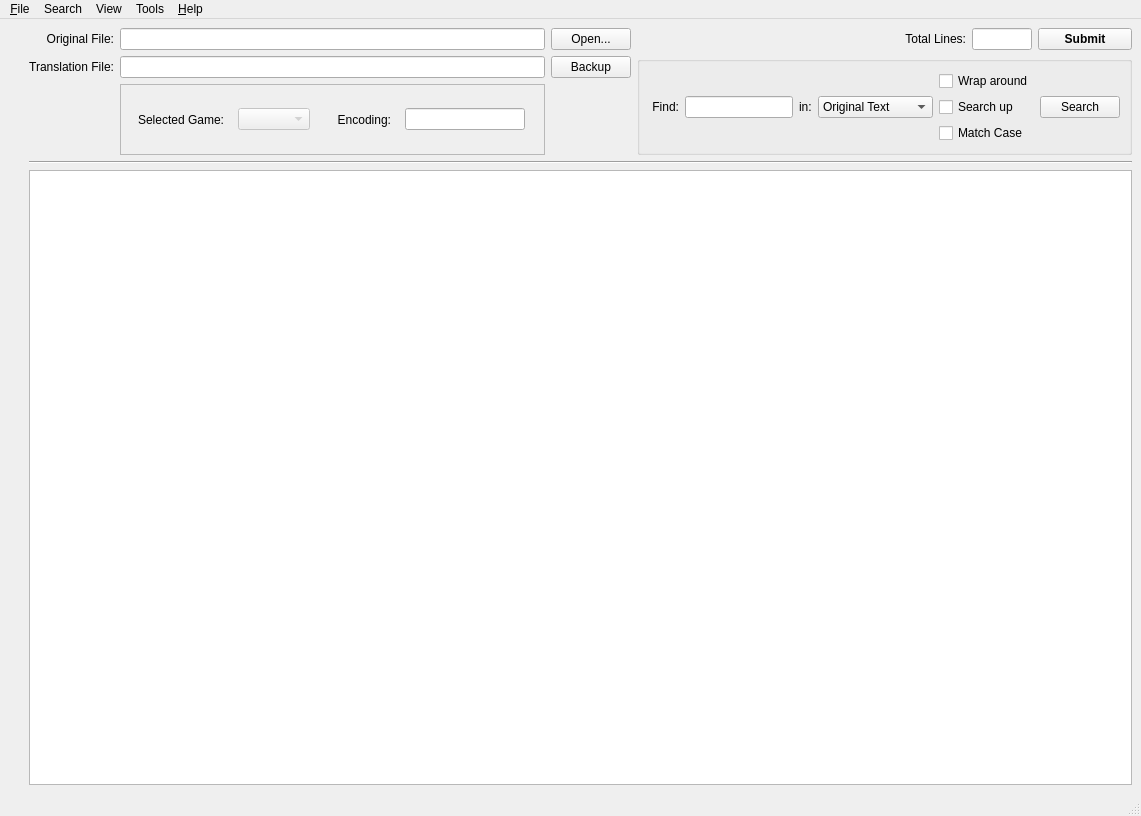
<?xml version="1.0" encoding="UTF-8"?>
<ui version="4.0">
 <class>MainWindow</class>
 <widget class="QMainWindow" name="MainWindow">
  <property name="geometry">
   <rect>
    <x>0</x>
    <y>0</y>
    <width>1141</width>
    <height>816</height>
   </rect>
  </property>
  <property name="minimumSize">
   <size>
    <width>400</width>
    <height>400</height>
   </size>
  </property>
  <property name="windowTitle">
   <string>Monkey Island SE Series: Translator</string>
  </property>
  <property name="windowIcon">
   <iconset resource="images.qrc">
    <normaloff>:/icons/iconsimple.ico</normaloff>:/icons/iconsimple.ico</iconset>
  </property>
  <property name="iconSize">
   <size>
    <width>24</width>
    <height>24</height>
   </size>
  </property>
  <widget class="QWidget" name="centralwidget">
   <layout class="QGridLayout" name="gridLayout_3">
    <item row="0" column="0">
     <layout class="QGridLayout" name="gridLayout_2">
      <item row="0" column="2">
       <widget class="QLineEdit" name="openFileNameTxtBx">
        <property name="acceptDrops">
         <bool>false</bool>
        </property>
        <property name="readOnly">
         <bool>true</bool>
        </property>
       </widget>
      </item>
      <item row="0" column="3">
       <widget class="QPushButton" name="BrowseQuoteFilesBtn">
        <property name="text">
         <string>Open...</string>
        </property>
        <property name="autoDefault">
         <bool>false</bool>
        </property>
       </widget>
      </item>
      <item row="0" column="5">
       <spacer name="horizontalSpacer_2">
        <property name="orientation">
         <enum>Qt::Horizontal</enum>
        </property>
        <property name="sizeType">
         <enum>QSizePolicy::Minimum</enum>
        </property>
        <property name="sizeHint" stdset="0">
         <size>
          <width>40</width>
          <height>20</height>
         </size>
        </property>
       </spacer>
      </item>
      <item row="0" column="8">
       <widget class="QPushButton" name="SubmitChangesBtn">
        <property name="font">
         <font>
          <weight>75</weight>
          <bold>true</bold>
         </font>
        </property>
        <property name="focusPolicy">
         <enum>Qt::StrongFocus</enum>
        </property>
        <property name="text">
         <string>Submit</string>
        </property>
        <property name="autoDefault">
         <bool>false</bool>
        </property>
       </widget>
      </item>
      <item row="2" column="0" rowspan="3">
       <spacer name="verticalSpacer_2">
        <property name="orientation">
         <enum>Qt::Vertical</enum>
        </property>
        <property name="sizeType">
         <enum>QSizePolicy::Minimum</enum>
        </property>
        <property name="sizeHint" stdset="0">
         <size>
          <width>20</width>
          <height>500</height>
         </size>
        </property>
       </spacer>
      </item>
      <item row="3" column="1" colspan="8">
       <widget class="Line" name="line">
        <property name="orientation">
         <enum>Qt::Horizontal</enum>
        </property>
       </widget>
      </item>
      <item row="4" column="1" colspan="8">
       <widget class="QTableView" name="quoteTableView">
        <property name="font">
         <font>
          <family>Arial</family>
          <pointsize>10</pointsize>
         </font>
        </property>
        <property name="alternatingRowColors">
         <bool>true</bool>
        </property>
        <attribute name="horizontalHeaderCascadingSectionResizes">
         <bool>true</bool>
        </attribute>
        <attribute name="horizontalHeaderDefaultSectionSize">
         <number>400</number>
        </attribute>
        <attribute name="horizontalHeaderHighlightSections">
         <bool>true</bool>
        </attribute>
        <attribute name="horizontalHeaderMinimumSectionSize">
         <number>20</number>
        </attribute>
        <attribute name="horizontalHeaderStretchLastSection">
         <bool>true</bool>
        </attribute>
        <attribute name="verticalHeaderCascadingSectionResizes">
         <bool>true</bool>
        </attribute>
        <attribute name="verticalHeaderDefaultSectionSize">
         <number>40</number>
        </attribute>
        <attribute name="verticalHeaderMinimumSectionSize">
         <number>10</number>
        </attribute>
        <attribute name="verticalHeaderStretchLastSection">
         <bool>false</bool>
        </attribute>
       </widget>
      </item>
      <item row="1" column="1">
       <widget class="QLabel" name="label_4">
        <property name="text">
         <string>Translation File:</string>
        </property>
        <property name="alignment">
         <set>Qt::AlignRight|Qt::AlignTrailing|Qt::AlignVCenter</set>
        </property>
       </widget>
      </item>
      <item row="1" column="2">
       <widget class="QLineEdit" name="openTranslatedFileNameTxtBx">
        <property name="acceptDrops">
         <bool>false</bool>
        </property>
        <property name="readOnly">
         <bool>true</bool>
        </property>
       </widget>
      </item>
      <item row="0" column="1">
       <widget class="QLabel" name="label_2">
        <property name="text">
         <string>Original File:</string>
        </property>
        <property name="alignment">
         <set>Qt::AlignRight|Qt::AlignTrailing|Qt::AlignVCenter</set>
        </property>
       </widget>
      </item>
      <item row="0" column="0">
       <spacer name="horizontalSpacer_4">
        <property name="orientation">
         <enum>Qt::Horizontal</enum>
        </property>
        <property name="sizeType">
         <enum>QSizePolicy::Fixed</enum>
        </property>
        <property name="sizeHint" stdset="0">
         <size>
          <width>5</width>
          <height>20</height>
         </size>
        </property>
       </spacer>
      </item>
      <item row="0" column="6">
       <widget class="QLabel" name="label_3">
        <property name="text">
         <string>Total Lines:</string>
        </property>
        <property name="alignment">
         <set>Qt::AlignRight|Qt::AlignTrailing|Qt::AlignVCenter</set>
        </property>
       </widget>
      </item>
      <item row="0" column="7">
       <widget class="QLineEdit" name="numOfEntriesOrigTxtBx">
        <property name="sizePolicy">
         <sizepolicy hsizetype="Fixed" vsizetype="Fixed">
          <horstretch>0</horstretch>
          <verstretch>0</verstretch>
         </sizepolicy>
        </property>
        <property name="minimumSize">
         <size>
          <width>50</width>
          <height>0</height>
         </size>
        </property>
        <property name="maximumSize">
         <size>
          <width>60</width>
          <height>16777215</height>
         </size>
        </property>
        <property name="cursor">
         <cursorShape>ArrowCursor</cursorShape>
        </property>
        <property name="focusPolicy">
         <enum>Qt::NoFocus</enum>
        </property>
        <property name="acceptDrops">
         <bool>false</bool>
        </property>
        <property name="toolTip">
         <string>Number of lines in the original file. You cannot edit this field</string>
        </property>
        <property name="whatsThis">
         <string>This shows the total number of quotes in the original loaded file.</string>
        </property>
        <property name="alignment">
         <set>Qt::AlignRight|Qt::AlignTrailing|Qt::AlignVCenter</set>
        </property>
        <property name="readOnly">
         <bool>true</bool>
        </property>
       </widget>
      </item>
      <item row="1" column="4" rowspan="2" colspan="5">
       <widget class="QGroupBox" name="groupBox">
        <property name="title">
         <string/>
        </property>
        <layout class="QGridLayout" name="gridLayout">
         <item row="0" column="0">
          <widget class="QLabel" name="label">
           <property name="sizePolicy">
            <sizepolicy hsizetype="Fixed" vsizetype="Preferred">
             <horstretch>0</horstretch>
             <verstretch>0</verstretch>
            </sizepolicy>
           </property>
           <property name="minimumSize">
            <size>
             <width>30</width>
             <height>20</height>
            </size>
           </property>
           <property name="maximumSize">
            <size>
             <width>30</width>
             <height>20</height>
            </size>
           </property>
           <property name="text">
            <string>Find:</string>
           </property>
           <property name="alignment">
            <set>Qt::AlignRight|Qt::AlignTrailing|Qt::AlignVCenter</set>
           </property>
          </widget>
         </item>
         <item row="0" column="1">
          <widget class="QLineEdit" name="findStrTxtBx"/>
         </item>
         <item row="0" column="3">
          <widget class="QComboBox" name="OriginalOrTransCmbBx">
           <item>
            <property name="text">
             <string>Original Text</string>
            </property>
           </item>
           <item>
            <property name="text">
             <string>Translated Text</string>
            </property>
           </item>
          </widget>
         </item>
         <item row="0" column="4">
          <layout class="QVBoxLayout" name="verticalLayout">
           <item>
            <widget class="QCheckBox" name="findWrapAroundChBx">
             <property name="sizePolicy">
              <sizepolicy hsizetype="Fixed" vsizetype="Fixed">
               <horstretch>101</horstretch>
               <verstretch>0</verstretch>
              </sizepolicy>
             </property>
             <property name="text">
              <string>Wrap around</string>
             </property>
            </widget>
           </item>
           <item>
            <widget class="QCheckBox" name="findSearchUpChBx">
             <property name="sizePolicy">
              <sizepolicy hsizetype="Fixed" vsizetype="Fixed">
               <horstretch>101</horstretch>
               <verstretch>0</verstretch>
              </sizepolicy>
             </property>
             <property name="text">
              <string>Search up</string>
             </property>
            </widget>
           </item>
           <item>
            <widget class="QCheckBox" name="findMatchCaseChBx">
             <property name="text">
              <string>Match Case</string>
             </property>
            </widget>
           </item>
          </layout>
         </item>
         <item row="0" column="5">
          <widget class="QPushButton" name="FindInQuotesBtn">
           <property name="text">
            <string>Search</string>
           </property>
           <property name="autoDefault">
            <bool>false</bool>
           </property>
          </widget>
         </item>
         <item row="0" column="2">
          <widget class="QLabel" name="label_7">
           <property name="text">
            <string>in:</string>
           </property>
          </widget>
         </item>
        </layout>
       </widget>
      </item>
      <item row="1" column="0">
       <spacer name="horizontalSpacer_3">
        <property name="orientation">
         <enum>Qt::Horizontal</enum>
        </property>
        <property name="sizeType">
         <enum>QSizePolicy::Fixed</enum>
        </property>
        <property name="sizeHint" stdset="0">
         <size>
          <width>5</width>
          <height>20</height>
         </size>
        </property>
       </spacer>
      </item>
      <item row="0" column="4">
       <spacer name="horizontalSpacer">
        <property name="orientation">
         <enum>Qt::Horizontal</enum>
        </property>
        <property name="sizeType">
         <enum>QSizePolicy::Fixed</enum>
        </property>
        <property name="sizeHint" stdset="0">
         <size>
          <width>130</width>
          <height>20</height>
         </size>
        </property>
       </spacer>
      </item>
      <item row="2" column="2">
       <widget class="QFrame" name="frame">
        <property name="frameShape">
         <enum>QFrame::StyledPanel</enum>
        </property>
        <property name="frameShadow">
         <enum>QFrame::Raised</enum>
        </property>
        <layout class="QHBoxLayout" name="horizontalLayout">
         <item>
          <widget class="QLabel" name="label_5">
           <property name="sizePolicy">
            <sizepolicy hsizetype="Fixed" vsizetype="Preferred">
             <horstretch>0</horstretch>
             <verstretch>0</verstretch>
            </sizepolicy>
           </property>
           <property name="text">
            <string>Selected Game:</string>
           </property>
           <property name="alignment">
            <set>Qt::AlignRight|Qt::AlignTrailing|Qt::AlignVCenter</set>
           </property>
          </widget>
         </item>
         <item>
          <widget class="QComboBox" name="selGameCmBx">
           <property name="enabled">
            <bool>false</bool>
           </property>
           <property name="sizePolicy">
            <sizepolicy hsizetype="Fixed" vsizetype="Fixed">
             <horstretch>0</horstretch>
             <verstretch>0</verstretch>
            </sizepolicy>
           </property>
          </widget>
         </item>
         <item>
          <spacer name="horizontalSpacer_5">
           <property name="orientation">
            <enum>Qt::Horizontal</enum>
           </property>
           <property name="sizeType">
            <enum>QSizePolicy::Fixed</enum>
           </property>
           <property name="sizeHint" stdset="0">
            <size>
             <width>13</width>
             <height>20</height>
            </size>
           </property>
          </spacer>
         </item>
         <item>
          <widget class="QLabel" name="label_6">
           <property name="sizePolicy">
            <sizepolicy hsizetype="Fixed" vsizetype="Preferred">
             <horstretch>0</horstretch>
             <verstretch>0</verstretch>
            </sizepolicy>
           </property>
           <property name="text">
            <string>Encoding:</string>
           </property>
           <property name="alignment">
            <set>Qt::AlignRight|Qt::AlignTrailing|Qt::AlignVCenter</set>
           </property>
          </widget>
         </item>
         <item>
          <widget class="QLineEdit" name="selectedEncodingTxtBx">
           <property name="sizePolicy">
            <sizepolicy hsizetype="Fixed" vsizetype="Fixed">
             <horstretch>0</horstretch>
             <verstretch>0</verstretch>
            </sizepolicy>
           </property>
           <property name="minimumSize">
            <size>
             <width>80</width>
             <height>0</height>
            </size>
           </property>
           <property name="maximumSize">
            <size>
             <width>120</width>
             <height>16777215</height>
            </size>
           </property>
           <property name="alignment">
            <set>Qt::AlignRight|Qt::AlignTrailing|Qt::AlignVCenter</set>
           </property>
          </widget>
         </item>
        </layout>
       </widget>
      </item>
      <item row="1" column="3">
       <widget class="QPushButton" name="backupBtn">
        <property name="toolTip">
         <string>Backups the current target file in the target directory. It won't bakup unsubmitted changes.</string>
        </property>
        <property name="text">
         <string>Backup</string>
        </property>
       </widget>
      </item>
     </layout>
    </item>
   </layout>
  </widget>
  <widget class="QMenuBar" name="menubar">
   <property name="geometry">
    <rect>
     <x>0</x>
     <y>0</y>
     <width>1141</width>
     <height>21</height>
    </rect>
   </property>
   <widget class="QMenu" name="menu_File">
    <property name="title">
     <string>&amp;File</string>
    </property>
    <addaction name="actionOpen_Original_File"/>
    <addaction name="actionLoad_Translation_File"/>
    <addaction name="actionMerge_Active_Translation_with"/>
    <addaction name="actionSave_Translation_As"/>
    <addaction name="actionSave_Translation"/>
    <addaction name="separator"/>
    <addaction name="actionExtract_Original_to_txt"/>
    <addaction name="actionExtract_Translation_to_txt"/>
    <addaction name="actionImport_Translation_from_txt"/>
    <addaction name="separator"/>
    <addaction name="actionQuit_3"/>
   </widget>
   <widget class="QMenu" name="menuHelp">
    <property name="title">
     <string>&amp;Help</string>
    </property>
    <addaction name="actionAbout"/>
   </widget>
   <widget class="QMenu" name="menuView">
    <property name="title">
     <string>View</string>
    </property>
    <addaction name="actionReport"/>
   </widget>
   <widget class="QMenu" name="menuSearch">
    <property name="title">
     <string>Search</string>
    </property>
    <addaction name="actionFind"/>
    <addaction name="actionFind_Next"/>
    <addaction name="separator"/>
    <addaction name="actionFind_Next_Marked"/>
    <addaction name="actionFind_Previous_Marked"/>
    <addaction name="separator"/>
    <addaction name="actionFind_Next_Conflicted"/>
    <addaction name="actionFind_Previous_Conflicted"/>
    <addaction name="separator"/>
    <addaction name="actionFind_Next_Unchanged"/>
    <addaction name="actionFind_Previous_Unchanged"/>
    <addaction name="separator"/>
    <addaction name="actionFind_Next_Changed"/>
    <addaction name="actionFind_Previous_Changed"/>
   </widget>
   <widget class="QMenu" name="menuTools">
    <property name="title">
     <string>Tools</string>
    </property>
    <addaction name="actionFont_crafting"/>
    <addaction name="actionRepacker"/>
   </widget>
   <addaction name="menu_File"/>
   <addaction name="menuSearch"/>
   <addaction name="menuView"/>
   <addaction name="menuTools"/>
   <addaction name="menuHelp"/>
  </widget>
  <widget class="QStatusBar" name="statusbar"/>
  <action name="actionOpen_Original_File">
   <property name="text">
    <string>Open Original File...</string>
   </property>
  </action>
  <action name="actionAbout">
   <property name="text">
    <string>About...</string>
   </property>
   <property name="toolTip">
    <string>Show info about this application...</string>
   </property>
  </action>
  <action name="actionSave_Translation_As">
   <property name="text">
    <string>Save Translation Session As...</string>
   </property>
  </action>
  <action name="actionSave_Translation">
   <property name="text">
    <string>Save Translation Session</string>
   </property>
  </action>
  <action name="actionExtract_Translation_to_txt">
   <property name="text">
    <string>Extract Translation to .txt</string>
   </property>
  </action>
  <action name="actionImport_Translation_from_txt">
   <property name="text">
    <string>Import Translation from .txt</string>
   </property>
  </action>
  <action name="actionQuit_3">
   <property name="text">
    <string>Quit</string>
   </property>
  </action>
  <action name="actionLoad_Translation_File">
   <property name="text">
    <string>Load Translation in Session...</string>
   </property>
   <property name="toolTip">
    <string>Load a Translation in the active Session from a backup or old native file</string>
   </property>
   <property name="visible">
    <bool>true</bool>
   </property>
  </action>
  <action name="actionExtract_Original_to_txt">
   <property name="text">
    <string>Extract Original to .txt</string>
   </property>
  </action>
  <action name="actionMerge_Active_Translation_with">
   <property name="text">
    <string>Merge Active Translation with...</string>
   </property>
   <property name="toolTip">
    <string>Merges the translation in the active session with an external one</string>
   </property>
  </action>
  <action name="actionReport">
   <property name="text">
    <string>Report</string>
   </property>
  </action>
  <action name="actionFind">
   <property name="text">
    <string>Find...</string>
   </property>
  </action>
  <action name="actionFind_Next">
   <property name="text">
    <string>Find Next</string>
   </property>
  </action>
  <action name="actionFind_Next_Marked">
   <property name="text">
    <string>Find Next Marked</string>
   </property>
  </action>
  <action name="actionFind_Previous_Marked">
   <property name="text">
    <string>Find Previous Marked</string>
   </property>
  </action>
  <action name="actionFind_Next_Conflicted">
   <property name="text">
    <string>Find Next Conflicted</string>
   </property>
  </action>
  <action name="actionFind_Previous_Conflicted">
   <property name="text">
    <string>Find Previous Conflicted</string>
   </property>
  </action>
  <action name="actionFind_Next_Unchanged">
   <property name="text">
    <string>Find Next Unchanged</string>
   </property>
  </action>
  <action name="actionFind_Previous_Unchanged">
   <property name="text">
    <string>Find Previous Unchanged</string>
   </property>
  </action>
  <action name="actionFind_Next_Changed">
   <property name="text">
    <string>Find Next Changed</string>
   </property>
  </action>
  <action name="actionFind_Previous_Changed">
   <property name="text">
    <string>Find Previous Changed</string>
   </property>
  </action>
  <action name="actionFont_crafting">
   <property name="text">
    <string>Font crafting</string>
   </property>
  </action>
  <action name="actionRepacker">
   <property name="text">
    <string>Repacker</string>
   </property>
  </action>
 </widget>
 <resources>
  <include location="images.qrc"/>
 </resources>
 <connections>
  <connection>
   <sender>findStrTxtBx</sender>
   <signal>returnPressed()</signal>
   <receiver>FindInQuotesBtn</receiver>
   <slot>click()</slot>
   <hints>
    <hint type="sourcelabel">
     <x>708</x>
     <y>81</y>
    </hint>
    <hint type="destinationlabel">
     <x>992</x>
     <y>88</y>
    </hint>
   </hints>
  </connection>
 </connections>
</ui>
